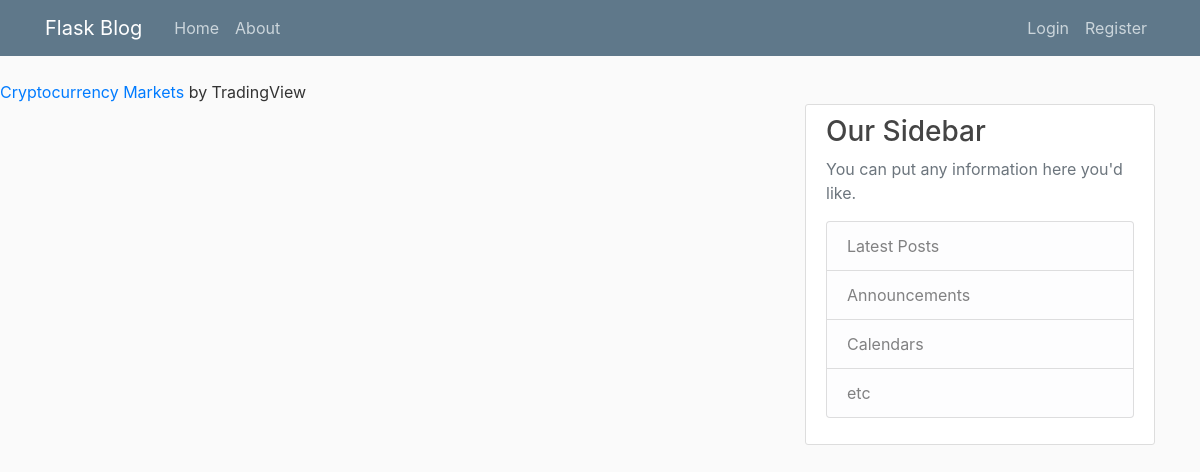
The app's page /index, older data.
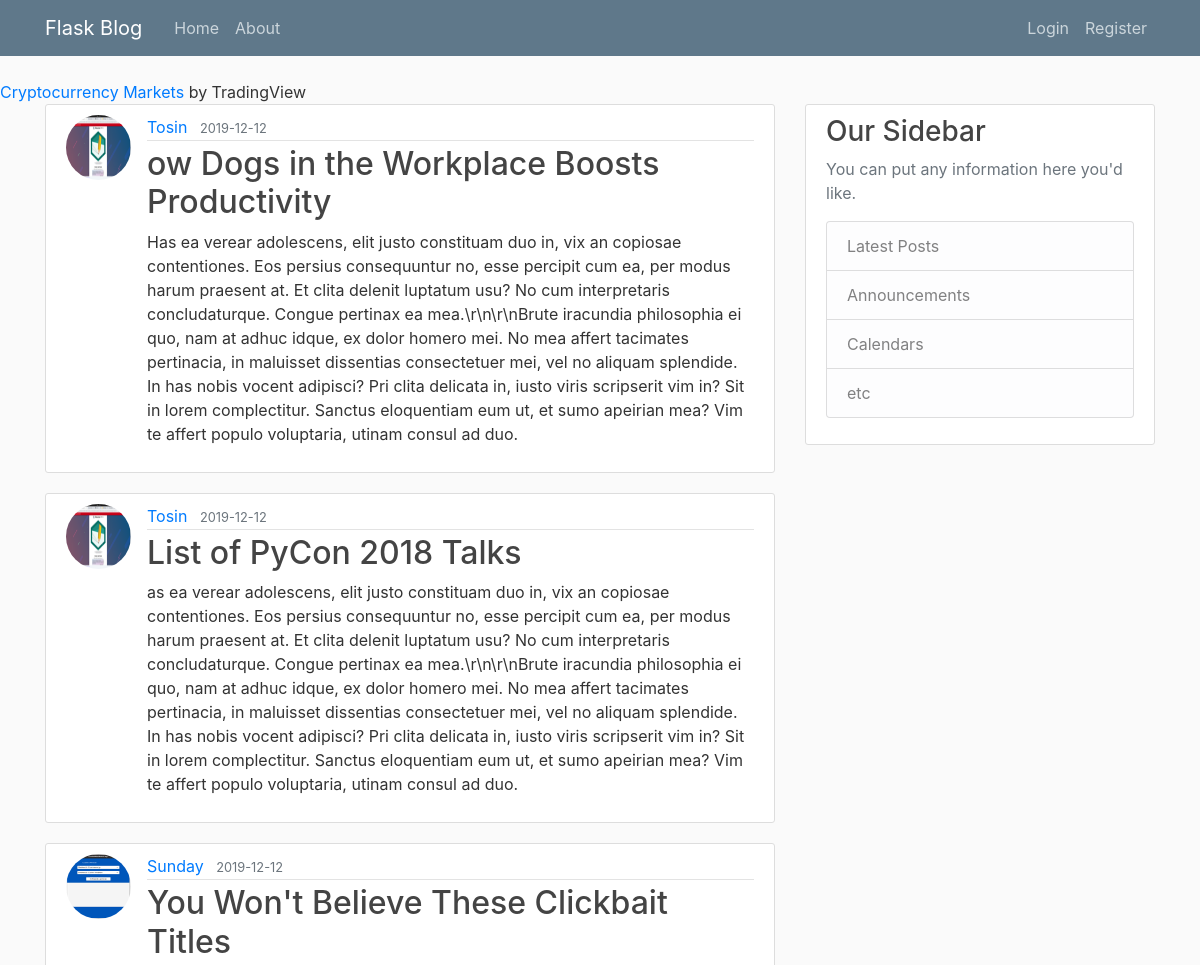
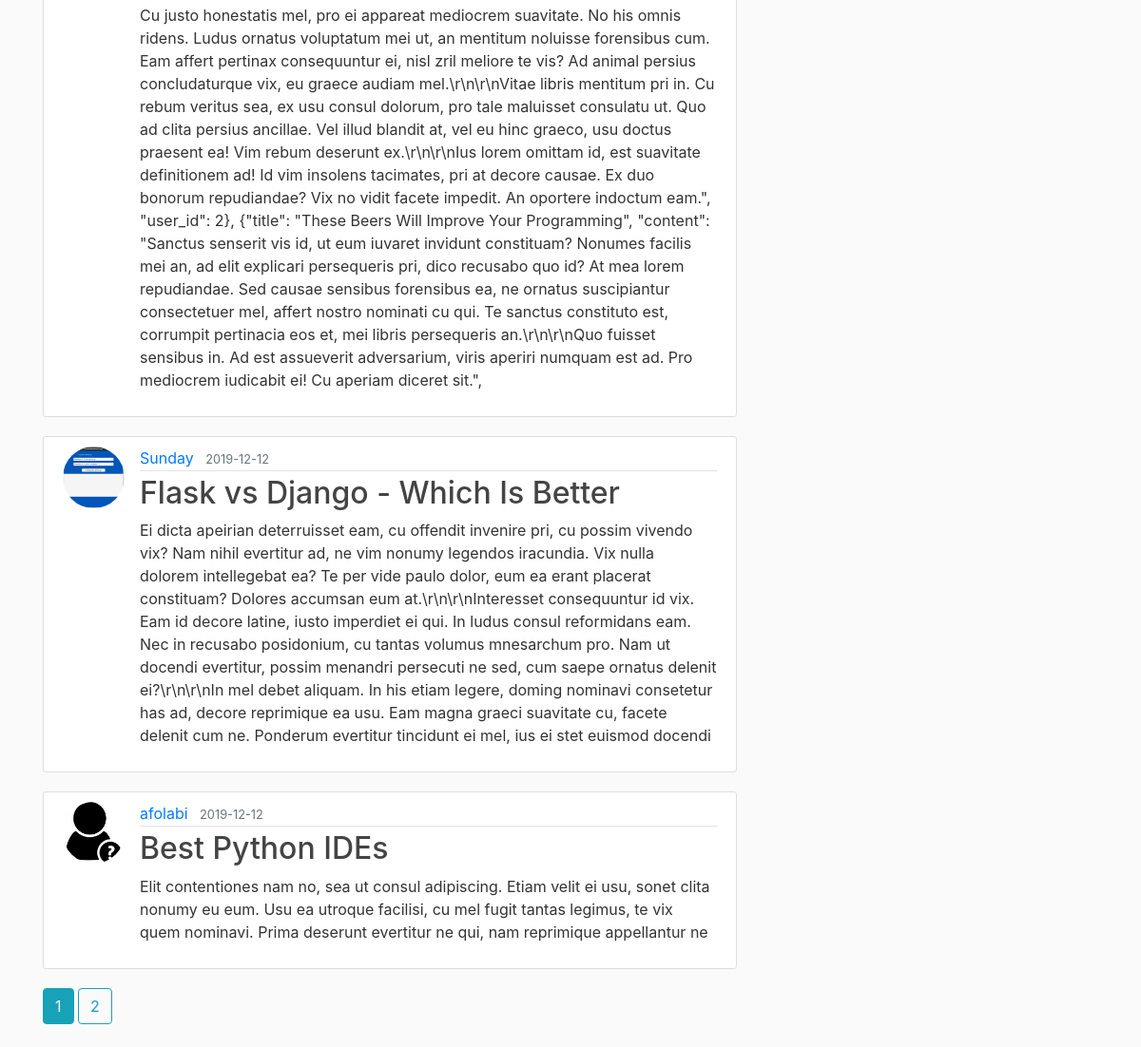
The same page, newer data (2 pictures, top to bottom).
### flask_intro/models.py (models this page shows, shortened)
class Post(db.Model):
    id = db.Column(db.Integer, primary_key=True)
    title = db.Column(db.String(100), nullable=False)
    date_posted = db.Column(db.DateTime, nullable=False, default=datetime.utcnow)
    content = db.Column(db.Text, nullable=False)
    user_id = db.Column(db.Integer, db.ForeignKey('user.id'), nullable=False)

class User(db.Model, UserMixin):
    id = db.Column(db.Integer, primary_key=True)
    fname = db.Column(db.String(20), unique=False, nullable=False)
    lname = db.Column(db.String(20), unique=False, nullable=False)
    email = db.Column(db.String(120), unique=True, nullable=False)
    image_file = db.Column(db.String(20), nullable=False, default='default.png')
    password = db.Column(db.String(60), nullable=False)
    posts = db.relationship('Post', backref='author', lazy=True)

### flask_intro/main/route.py (the view)
@main.route('/')
@main.route('/index')
def home():
    page = request.args.get('page', 1, type=int)
    posts = Post.query.order_by(Post.date_posted.desc()).paginate(page=page, per_page=5)
    return render_template('home.html', posts=posts)

### flask_intro/templates/home.html
{% extends "layout.html" %}
{% block content %}
    {% for post in posts.items %}
        <article class="media content-section">
          <img class="rounded-circle article-img" src="{{ url_for('static', filename='profile_pic/' + post.author.image_file) }}">
          <div class="media-body">
            <div class="article-metadata">
              <a class="mr-2" href="{{ url_for('users.user_post', fname=post.author.fname) }}">{{ post.author.fname }}</a>
              <small class="text-muted">{{ post.date_posted.strftime('%Y-%m-%d') }}</small>
            </div>
            <h2> <a class="article-title" href={{url_for('posts.post', post_id=post.id)}}>{{ post.title }}</a></h2>
            <p class="article-content">{{ post.content }}</p>
          </div>
        </article>
        {% endfor %}
        {% for page_num in posts.iter_pages(left_edge=1, right_edge=1, left_current=1, right_current=2) %}
        {% if page_num %}
          {% if posts.page == page_num %}
            <a class="btn btn-info mb-4" href="{{ url_for('main.home', page=page_num) }}">{{ page_num }}</a>
          {% else %}
            <a class="btn btn-outline-info mb-4" href="{{ url_for('main.home', page=page_num) }}">{{ page_num }}</a>
          {% endif %}
        {% else %}
          ...
        {% endif %}
      {% endfor %}
{% endblock content %}

### flask_intro/templates/layout.html (shortened to what this page needs)
<!DOCTYPE html>
<html>
<head>
    <link rel="stylesheet" href="https://maxcdn.bootstrapcdn.com/bootstrap/4.0.0/css/bootstrap.min.css">
    <link rel="stylesheet" type="text/css" href="{{ url_for('static', filename='main.css') }}">
</head>
<body>
    <header class="site-header">
<div class="tradingview-widget-container">
  <div class="tradingview-widget-copyright"><a href="https://www.tradingview.com/markets/cryptocurrencies/prices-all/" rel="noopener" target="_blank"><span class="blue-text">Cryptocurrency Markets</span></a> by TradingView</div>
</div>
      <nav class="navbar navbar-expand-md navbar-dark bg-steel fixed-top">
        <div class="container">
          <a class="navbar-brand mr-4" href="/">Flask Blog</a>
          <div class="collapse navbar-collapse" id="navbarToggle">
            <div class="navbar-nav mr-auto">
              <a class="nav-item nav-link" href="{{ url_for('main.home') }}">Home</a>
              <a class="nav-item nav-link" href="{{ url_for('main.about') }}">About</a>
            </div>
            <div class="navbar-nav">
              {% if current_user.is_authenticated %}
                <a class="nav-item nav-link" href="{{ url_for('posts.new_post') }}">New Post</a>
                <a class="nav-item nav-link" href="{{ url_for('users.account') }}">Account</a>
                <a class="nav-item nav-link" href="{{ url_for('users.logout') }}">Logout</a>
              {% else %}
                <a class="nav-item nav-link" href="{{ url_for('users.login') }}">Login</a>
                <a class="nav-item nav-link" href="{{ url_for('users.Register') }}">Register</a>
              {% endif %}
            </div>
          </div>
        </div>
      </nav>
    </header>
    <main role="main" class="container">
      <div class="row">
        <div class="col-md-8">
          {% block content %}
          {% endblock %}
        </div>
        <div class="col-md-4">
          <div class="content-section">
            <h3>Our Sidebar</h3>
            <p class='text-muted'>You can put any information here you'd like.
              <ul class="list-group">
                <li class="list-group-item list-group-item-light">Latest Posts</li>
                <li class="list-group-item list-group-item-light">Announcements</li>
                <li class="list-group-item list-group-item-light">Calendars</li>
                <li class="list-group-item list-group-item-light">etc</li>
              </ul>
            </p>
          </div>
        </div>
      </div>
    </main>
</body>
</html>

### flask_intro/static/main.css (style rules this page uses)
body { background: #fafafa; color: #333333; margin-top: 5rem; }
h1, h2, h3, h4, h5, h6 { color: #444444; }
.bg-steel { background-color: #5f788a; }
.site-header .navbar-nav .nav-link { color: #cbd5db; }
.content-section { background: #ffffff; padding: 10px 20px; border: 1px solid #dddddd; border-radius: 3px; margin-bottom: 20px; }
.article-title { color: #444444; }
.article-content { white-space: pre-line; }
.article-img { height: 65px; width: 65px; margin-right: 16px; }
.article-metadata { padding-bottom: 1px; margin-bottom: 4px; border-bottom: 1px solid #e3e3e3 }

Row changes from the older to the newer data that the page shows:
added Post: image_file (picture), author.fname "Tosin", date_posted "2019-12-12", title "ow Dogs in the Workplace Boosts Productivity", content "Has ea verear adolescens, elit justo constituam duo in, vix an copiosae contentiones. Eos persius consequuntur no, esse percipit cum ea, per modus harum praesent at. Et clita delenit luptatum usu? No cum interpretaris concludaturque. Congue pertinax ea mea.\\r\\n\\r\\nBrute iracundia philosophia ei quo, nam at adhuc idque, ex dolor homero mei. No mea affert tacimates pertinacia, in maluisset dissentias consectetuer mei, vel no aliquam splendide. In has nobis vocent adipisci? Pri clita delicata in, iusto viris scripserit vim in? Sit in lorem complectitur. Sanctus eloquentiam eum ut, et sumo apeirian mea? Vim te affert populo voluptaria, utinam consul ad duo."
added Post: image_file (picture), author.fname "Tosin", date_posted "2019-12-12", title "List of PyCon 2018 Talks", content "as ea verear adolescens, elit justo constituam duo in, vix an copiosae contentiones. Eos persius consequuntur no, esse percipit cum ea, per modus harum praesent at. Et clita delenit luptatum usu? No cum interpretaris concludaturque. Congue pertinax ea mea.\\r\\n\\r\\nBrute iracundia philosophia ei quo, nam at adhuc idque, ex dolor homero mei. No mea affert tacimates pertinacia, in maluisset dissentias consectetuer mei, vel no aliquam splendide. In has nobis vocent adipisci? Pri clita delicata in, iusto viris scripserit vim in? Sit in lorem complectitur. Sanctus eloquentiam eum ut, et sumo apeirian mea? Vim te affert populo voluptaria, utinam consul ad duo."
added Post: image_file (picture), author.fname "Sunday", date_posted "2019-12-12", title "You Won't Believe These Clickbait Titles", content "Cu justo honestatis mel, pro ei appareat mediocrem suavitate. No his omnis ridens. Ludus ornatus voluptatum mei ut, an mentitum noluisse forensibus cum. Eam affert pertinax consequuntur ei, nisl zril meliore te vis? Ad animal persius concludaturque vix, eu graece audiam mel.\\r\\n\\r\\nVitae libris mentitum pri in. Cu rebum veritus sea, ex usu consul dolorum, pro tale maluisset consulatu ut. Quo ad clita persius ancillae. Vel illud blandit at, vel eu hinc graeco, usu doctus praesent ea! Vim rebum deserunt ex.\\r\\n\\r\\nIus lorem omittam id, est suavitate definitionem ad! Id vim insolens tacimates, pri at decore causae. Ex duo bonorum repudiandae? Vix no vidit facete impedit. An oportere indoctum…"
added Post: image_file (picture), author.fname "Sunday", date_posted "2019-12-12", title "Flask vs Django - Which Is Better", content "Ei dicta apeirian deterruisset eam, cu offendit invenire pri, cu possim vivendo vix? Nam nihil evertitur ad, ne vim nonumy legendos iracundia. Vix nulla dolorem intellegebat ea? Te per vide paulo dolor, eum ea erant placerat constituam? Dolores accumsan eum at.\\r\\n\\r\\nInteresset consequuntur id vix. Eam id decore latine, iusto imperdiet ei qui. In ludus consul reformidans eam. Nec in recusabo posidonium, cu tantas volumus mnesarchum pro. Nam ut docendi evertitur, possim menandri persecuti ne sed, cum saepe ornatus delenit ei?\\r\\n\\r\\nIn mel debet aliquam. In his etiam legere, doming nominavi consetetur has ad, decore reprimique ea usu. Eam magna graeci suavitate cu, facete delenit cum ne.…"
added Post: image_file (placeholder picture), author.fname "afolabi", date_posted "2019-12-12", title "Best Python IDEs", content "Elit contentiones nam no, sea ut consul adipiscing. Etiam velit ei usu, sonet clita nonumy eu eum. Usu ea utroque facilisi, cu mel fugit tantas legimus, te vix quem nominavi. Prima deserunt evertitur ne qui, nam reprimique appellantur ne"
Text that changed along with them:
new list line: "1"
new list line: "2"
